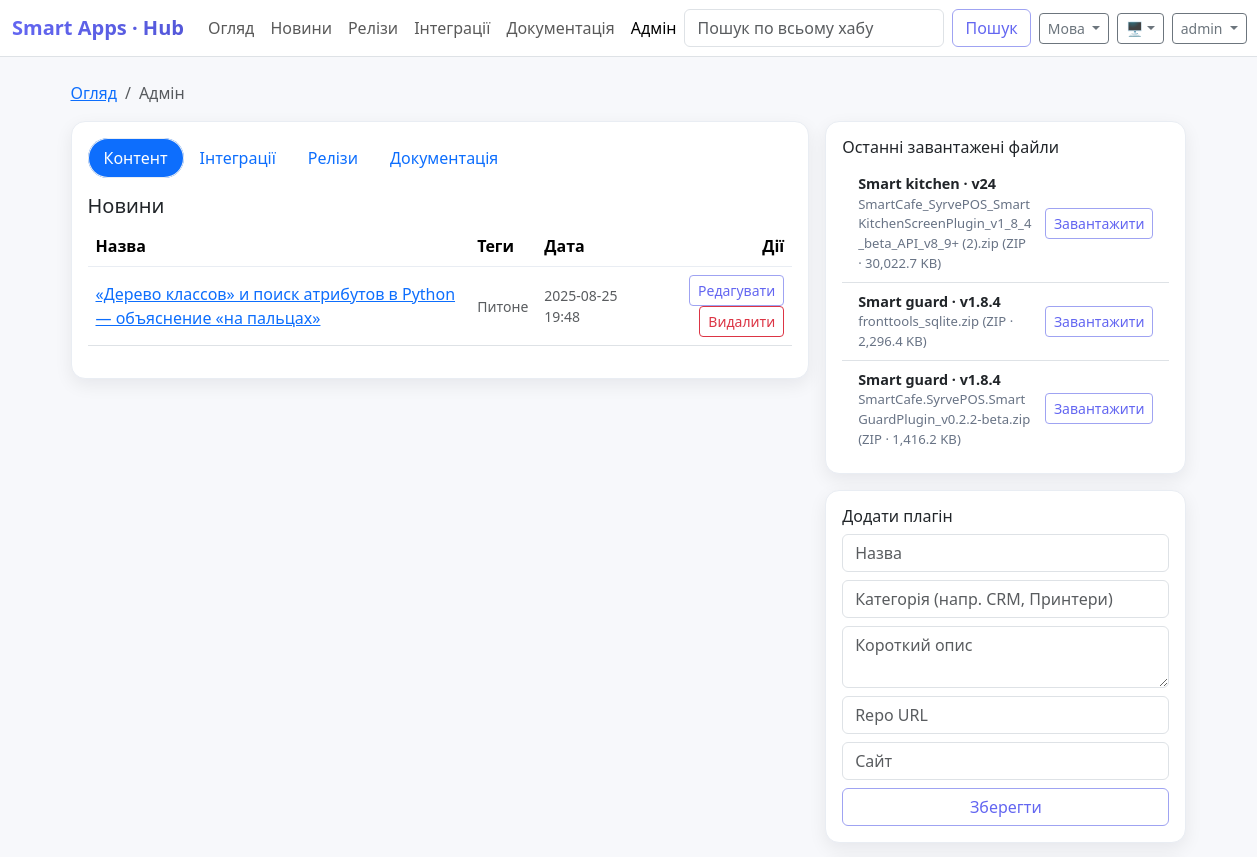
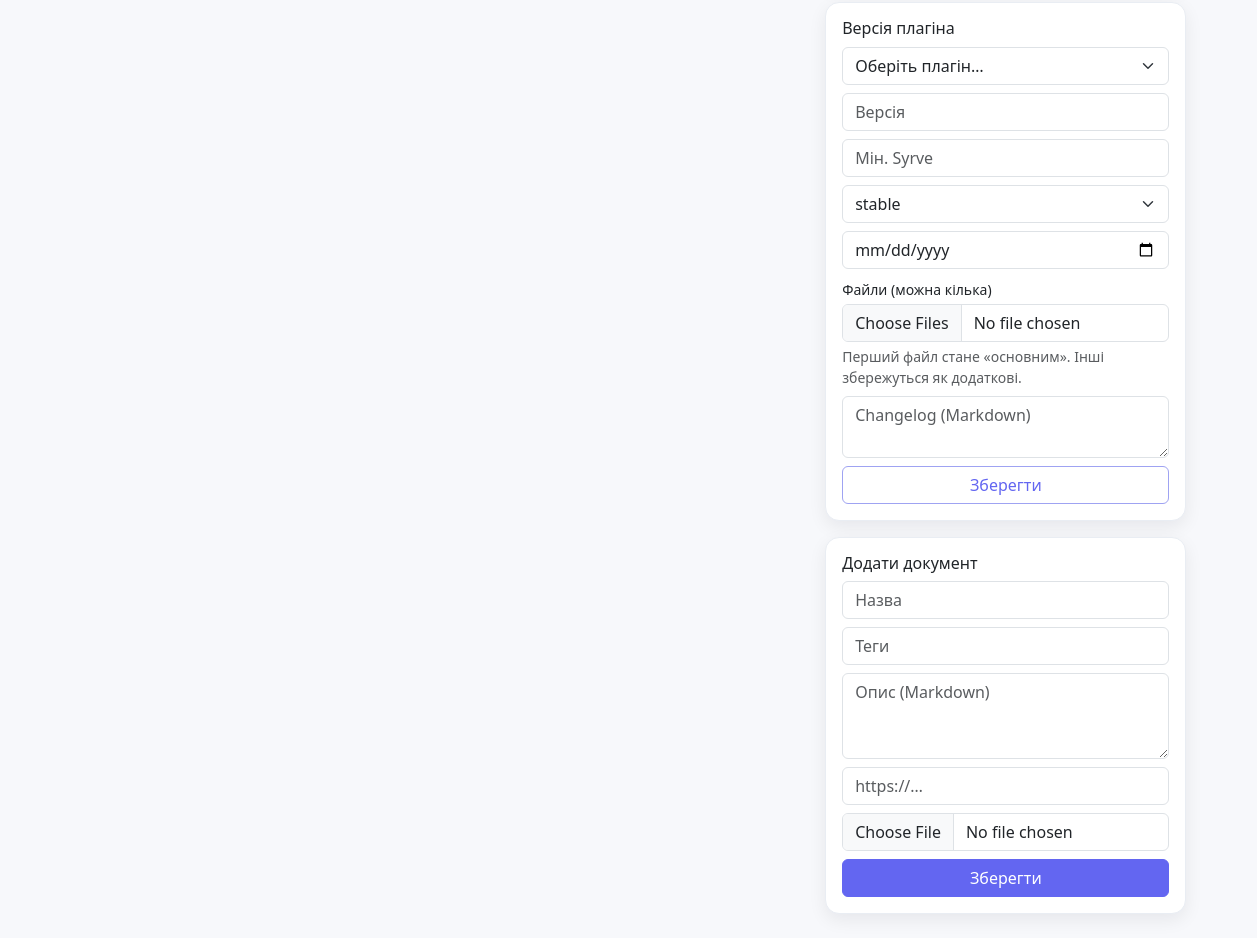
/admin.php (signed in), run on the app's committed database (2 pictures, top to bottom).
### tables this page shows
CREATE TABLE news (
        id INTEGER PRIMARY KEY AUTOINCREMENT,
        title TEXT NOT NULL,
        body_md TEXT NOT NULL,
        tags TEXT DEFAULT '',
        created_at TEXT NOT NULL,
        author TEXT DEFAULT ''
    , body_html TEXT NOT NULL DEFAULT '');

CREATE TABLE plugin_files(
            id INTEGER PRIMARY KEY AUTOINCREMENT,
            plugin_version_id INTEGER NOT NULL REFERENCES plugin_versions(id) ON DELETE CASCADE,
            label TEXT NOT NULL DEFAULT '',
            file_path TEXT NOT NULL,
            checksum TEXT NOT NULL DEFAULT ''
        , ext TEXT NOT NULL DEFAULT '', size_bytes INTEGER NOT NULL DEFAULT 0);

CREATE TABLE plugins (
        id INTEGER PRIMARY KEY AUTOINCREMENT,
        slug TEXT NOT NULL UNIQUE,
        name TEXT NOT NULL,
        description TEXT NOT NULL,
        repo_url TEXT DEFAULT '',
        homepage TEXT DEFAULT '',
        is_active INTEGER NOT NULL DEFAULT 1
    , category TEXT NOT NULL DEFAULT '');

CREATE TABLE plugin_versions (
        id INTEGER PRIMARY KEY AUTOINCREMENT,
        plugin_id INTEGER NOT NULL,
        version TEXT NOT NULL,
        channel TEXT NOT NULL DEFAULT 'stable',
        min_syrve TEXT NOT NULL,
        released_at TEXT NOT NULL,
        file_path TEXT DEFAULT '',
        checksum TEXT DEFAULT '',
        changelog_md TEXT DEFAULT '',
        FOREIGN KEY(plugin_id) REFERENCES plugins(id) ON DELETE CASCADE
    );

### helpers.php (called while the page is built, shortened)
<?php
require_once __DIR__.'/db.php';
if (!function_exists('__')) {
    function __($key): string {
        $d = $GLOBALS['I18N'] ?? [];
        return (string)($d[$key] ?? $key);
    }
}
function e($s){ return htmlspecialchars((string)($s ?? ''), ENT_QUOTES, 'UTF-8'); }
function db_all($sql, $params = []){
    $st = db()->prepare($sql);
    $st->execute($params);
    return $st->fetchAll(PDO::FETCH_ASSOC);
}

### db.php (called while the page is built, shortened)
<?php
function db(): PDO {
    static $pdo = null;
    if ($pdo === null) {
        $dataDir = __DIR__ . '/data';
        $pdo = new PDO('sqlite:' . $dataDir . '/app.db');
        $pdo->setAttribute(PDO::ATTR_ERRMODE, PDO::ERRMODE_EXCEPTION);
        $pdo->exec('PRAGMA foreign_keys = ON;');
        $pdo->exec('PRAGMA journal_mode = WAL;');
        $pdo->exec('PRAGMA synchronous = NORMAL;');
        $pdo->exec('PRAGMA busy_timeout = 5000;');
    }
    return $pdo;
}

### admin.php (the view, shortened to what this page needs)
<?php
require_once __DIR__.'/helpers.php';
include __DIR__.'/partials_header.php';
$news    = db_all("SELECT * FROM news ORDER BY datetime(created_at) DESC");
$fpage = max(1, (int)($_GET['fpage'] ?? 1));
$fper  = 12;
$foff  = ($fpage-1) * $fper;
$lastFiles = db_all("
    SELECT pf.*, pv.version, pv.plugin_id, p.name AS plugin_name
    FROM plugin_files pf
    JOIN plugin_versions pv ON pv.id=pf.plugin_version_id
    JOIN plugins p ON p.id=pv.plugin_id
    ORDER BY pf.id DESC
    LIMIT $fper OFFSET $foff
");
?>
    <nav aria-label="breadcrumb" class="mb-3">
        <ol class="breadcrumb">
            <li class="breadcrumb-item"><a href="index.php"><?=__('Overview')?></a></li>
            <li class="breadcrumb-item active"><?=__('Admin')?></li>
        </ol>
    </nav>
    <div class="row g-3">
        <div class="col-lg-8 admin-main">
            <div class="card">
                <div class="card-body">
                    <ul class="nav nav-pills mb-3" id="adminTabs">
                        <li class="nav-item"><button class="nav-link active" data-bs-toggle="pill" data-bs-target="#pane-news"><?=__('Content')?></button></li>
                        <li class="nav-item"><button class="nav-link" data-bs-toggle="pill" data-bs-target="#pane-plugins"><?=__('Plugins')?></button></li>
                        <li class="nav-item"><button class="nav-link" data-bs-toggle="pill" data-bs-target="#pane-releases"><?=__('Releases')?></button></li>
                        <li class="nav-item"><button class="nav-link" data-bs-toggle="pill" data-bs-target="#pane-docs"><?=__('Docs')?></button></li>
                    </ul>
                    <div class="tab-content">
                        <div class="tab-pane fade show active" id="pane-news">
                            <h5 class="mb-2"><?=__('News')?></h5>
                            <div class="table-responsive">
                                <table class="table align-middle">
                                    <thead><tr><th><?=__('Title')?></th><th><?=__('Tags')?></th><th><?=__('Date')?></th><th class="text-end"><?=__('Actions')?></th></tr></thead>
                                    <tbody>
                                    <?php foreach($news as $n): ?>
                                        <tr>
                                            <td><a href="news_view.php?id=<?=$n['id']?>"><?=e($n['title'])?></a></td>
                                            <td class="text-muted small"><?=e($n['tags'] ?? '')?></td>
                                            <td class="text-muted small"><?=e($n['created_at'])?></td>
                                            <td class="text-end">
                                                <a class="btn btn-sm btn-outline-primary" href="news_edit.php?id=<?=$n['id']?>"><?=__('Edit')?></a>
                                                <a class="btn btn-sm btn-outline-danger" href="admin.php?del_news=<?=$n['id']?>" onclick="return confirm('<?=__('Delete')?>?')"><?=__('Delete')?></a>
                                            </td>
                                        </tr>
                                    <?php endforeach; if(empty($news)) echo '<tr><td colspan="4" class="text-muted">'.__('Empty').'</td></tr>'; ?>
                                    </tbody>
                                </table>
                            </div>
                        </div>
                    </div>
                </div>
            </div>
        </div>
        <div class="col-lg-4">
            <div class="admin-sticky d-flex flex-column gap-3">
                <div class="card card-hover files-panel">
                    <div class="card-body">
                        <h6 class="card-title mb-2"><?=__('Last uploaded files')?></h6>
                        <?php if($lastFiles): ?>
                            <ul class="list-group list-group-flush">
                                <?php foreach($lastFiles as $f): ?>
                                    <li class="list-group-item">
                                        <div class="flex-grow-1">
                                            <div class="file-title"><?=e($f['plugin_name'])?> · v<?=e($f['version'])?></div>
                                            <div class="file-meta"><?=e($f['label'])?> (<?=strtoupper(e($f['ext']))?> · <?=number_format((int)$f['size_bytes']/1024,1)?> KB)</div>
                                        </div>
                                        <a class="btn btn-sm btn-outline-primary" href="<?=e($f['file_path'])?>" download><?=__('Download')?></a>
                                    </li>
                                <?php endforeach; ?>
                            </ul>
                        <?php else: ?>
                            <div class="text-muted small"><?=__('No files')?></div>
                        <?php endif; ?>
                    </div>
                </div>
                <div class="card card-hover"><div class="card-body">
                        <h6 class="card-title mb-2"><?=__('Add plugin')?></h6>
                        <form method="post">
                            <div class="mb-2"><input class="form-control" name="name" placeholder="<?=__('Name')?>" required></div>
                            <div class="mb-2"><input class="form-control" name="category" placeholder="<?=__('Category placeholder')?>"></div>
                            <div class="mb-2"><textarea class="form-control" name="description" rows="2" placeholder="<?=__('Short description')?>" required></textarea></div>
                            <div class="mb-2"><input class="form-control" name="repo_url" placeholder="<?=__('Repo URL')?>"></div>
                            <div class="mb-2"><input class="form-control" name="homepage" placeholder="<?=__('Homepage')?>"></div>
                            <button class="btn btn-outline-primary w-100"><?=__('Save')?></button>
                        </form>
                    </div></div>
                <div class="card card-hover"><div class="card-body">
                        <h6 class="card-title mb-2"><?=__('Plugin version')?></h6>
                        <form method="post" enctype="multipart/form-data">
                            <div class="mb-2">
                                <select class="form-select" name="plugin_id" required>
                                    <option value=""><?=__('Select a plugin…')?></option>
                                </select>
                            </div>
                            <div class="mb-2"><input class="form-control" name="version" placeholder="<?=__('Version')?>" required></div>
                            <div class="mb-2"><input class="form-control" name="min_syrve" placeholder="<?=__('Min. Syrve')?>" required></div>
                            <div class="mb-2">
                                <select class="form-select" name="channel">
                                    <option>stable</option><option>beta</option><option>preview</option>
                                </select>
                            </div>
                            <div class="mb-2"><input class="form-control" type="date" name="released_at" required placeholder="<?=__('Release date')?>"></div>
                            <div class="mb-2">
                                <label class="form-label small mb-1"><?=__('Files (multiple allowed)')?></label>
                                <input class="form-control" type="file" name="files[]" multiple>
                                <div class="form-text"><?=__('First file becomes primary')?></div>
                            </div>
                            <div class="mb-2"><textarea class="form-control" name="changelog_md" rows="2" placeholder="<?=__('Changelog (Markdown)')?>"></textarea></div>
                            <button class="btn btn-outline-primary w-100"><?=__('Save')?></button>
                        </form>
                    </div></div>
                <div class="card card-hover"><div class="card-body">
                        <h6 class="card-title mb-2"><?=__('Add document')?></h6>
                        <form method="post" enctype="multipart/form-data">
                            <div class="mb-2"><input class="form-control" name="title" placeholder="<?=__('Name')?>" required></div>
                            <div class="mb-2"><input class="form-control" name="tags" placeholder="<?=__('Tags')?>"></div>
                            <div class="mb-2"><textarea class="form-control" name="description_md" rows="3" placeholder="<?=__('Description (Markdown)')?>" required></textarea></div>
                            <div class="mb-2"><input class="form-control" name="link" placeholder="https://…"></div>
                            <div class="mb-2"><input class="form-control" type="file" name="file"></div>
                            <button class="btn btn-primary w-100"><?=__('Save')?></button>
                        </form>
                    </div></div>
            </div>
        </div>
    </div>
<?php include __DIR__.'/partials_footer.php';

### assets/style.css (style rules this page uses)
:root { --sa-bg: #f7f8fb; --sa-card: #ffffff; --sa-card-2: color-mix(in srgb, var(--sa-card) 92%, #fff); --sa-border: #e9edf3; --sa-ink: #0b1220; --sa-muted: #687385; --sa-brand-50: #eef2ff; --sa-brand-100: #e0e7ff; --sa-brand-200: #c7d2fe; --sa-brand-300: #a5b4fc; --sa-brand-400: #818cf8; --sa-brand-500: #6366f1; --sa-brand-600: #5458d9; --sa-accent: #22c55e; --sa-info: #3b82f6; --sa-warn: #f59e0b; --sa-danger: #ef4444; --sa-radius: 14px; --sa-shadow-sm: 0 6px 18px rgba(12,16,26,.07); --sa-shadow: 0 14px 34px rgba(12,16,26,.10); --sa-time-1: .14s; --sa-time-2: .24s; --sa-time-3: .38s; --sa-ease: cubic-bezier(.2,.55,.18,.99); color-scheme: light dark; }
body { background:var(--sa-bg); color:var(--sa-ink); }
.card { background:var(--sa-card); border:1px solid var(--sa-border); border-radius:var(--sa-radius); box-shadow:var(--sa-shadow-sm); transition: transform var(--sa-time-2) var(--sa-ease), box-shadow var(--sa-time-2) var(--sa-ease), border-color var(--sa-time-2) var(--sa-ease); }
.btn-primary { --bs-btn-bg: var(--sa-brand-500); --bs-btn-border-color: var(--sa-brand-500); --bs-btn-hover-bg: var(--sa-brand-600); --bs-btn-hover-border-color: var(--sa-brand-600); --bs-btn-active-bg: var(--sa-brand-600); }
.btn-outline-primary { --bs-btn-color: var(--sa-brand-500); --bs-btn-border-color: color-mix(in srgb, var(--sa-brand-500) 55%, var(--sa-border)); --bs-btn-hover-bg: color-mix(in srgb, var(--sa-brand-500) 10%, transparent); --bs-btn-hover-border-color: var(--sa-brand-500); }
.sa-entrance { animation: sa-fade-up var(--sa-time-3) var(--sa-ease); }
.btn, .chip, .list-group-item, .file-chip { transition: transform var(--sa-time-1) var(--sa-ease), box-shadow var(--sa-time-2) var(--sa-ease), background-color var(--sa-time-2) var(--sa-ease); }
:where(a,button,.form-control,.form-select):focus { box-shadow:0 0 0 .2rem color-mix(in srgb, var(--sa-brand-500) 28%, transparent) !important; border-color: color-mix(in srgb, var(--sa-brand-500) 55%, var(--sa-border)) !important; }
* { scrollbar-width: thin; scrollbar-color: color-mix(in srgb, var(--sa-muted) 35%, transparent) transparent; }

### admin.php (style rules this page uses)
#adminTabs .nav-link { border-radius:999px; }
#adminTabs .nav-link.active { box-shadow:inset 0 0 0 1px var(--sa-border); }
.table thead th { position:sticky; top:0; background:var(--sa-card); z-index:1; border-bottom:1px solid var(--sa-border); }
.admin-main { position: relative; z-index: 2; }
.admin-main .card { position: relative; z-index: 2; }
.admin-sticky { position: sticky; top: 1rem; z-index: 1; }
.files-panel .list-group { max-height:56vh; overflow:auto; }
.files-panel .list-group-item { display:flex; gap:.75rem; align-items:center; justify-content:space-between; }
.files-panel .list-group-item .flex-grow-1 { min-width:0; }
.files-panel .file-title { font-weight:600; font-size:.9rem; white-space:nowrap; overflow:hidden; text-overflow:ellipsis; }
.files-panel .file-meta { font-size:.82rem; color:var(--sa-muted,#6c757d); overflow-wrap:anywhere; }
.files-panel .btn-sm { white-space:nowrap; }
.tab-content .table-responsive { overflow-x:auto; overflow-y:visible; }

### data on the page
news: title "«Дерево классов» и поиск атрибутов в Python — объяснение «на пальцах»", tags "Питоне", created_at "2025-08-25 19:48"
plugin_files: plugins.name "Smart kitchen", plugin_version.version "24", label "SmartCafe_SyrvePOS_SmartKitchenScreenPlugin_v1_8_4_beta_API_v8_9+ (2).zip", ext "ZIP", (int)$f['size_bytes']/1024 "30,022.7"
plugin_files: plugins.name "Smart guard", plugin_version.version "1.8.4", label "fronttools_sqlite.zip", ext "ZIP", (int)$f['size_bytes']/1024 "2,296.4"
plugin_files: plugins.name "Smart guard", plugin_version.version "1.8.4", label "SmartCafe.SyrvePOS.SmartGuardPlugin_v0.2.2-beta.zip", ext "ZIP", (int)$f['size_bytes']/1024 "1,416.2"

### other printed values
__('Overview') "Огляд"
__('News') "Новини"
__('Releases') "Релізи"
__('Plugins') "Інтеграції"
__('Docs') "Документація"
__('Admin') "Адмін"
__('Search') "Пошук"
__('Language') "Мова"
current_user()['username'] "admin"
__('Content') "Контент"
__('Title') "Назва"
__('Tags') "Теги"
__('Date') "Дата"
__('Actions') "Дії"
__('Last uploaded files') "Останні завантажені файли"
